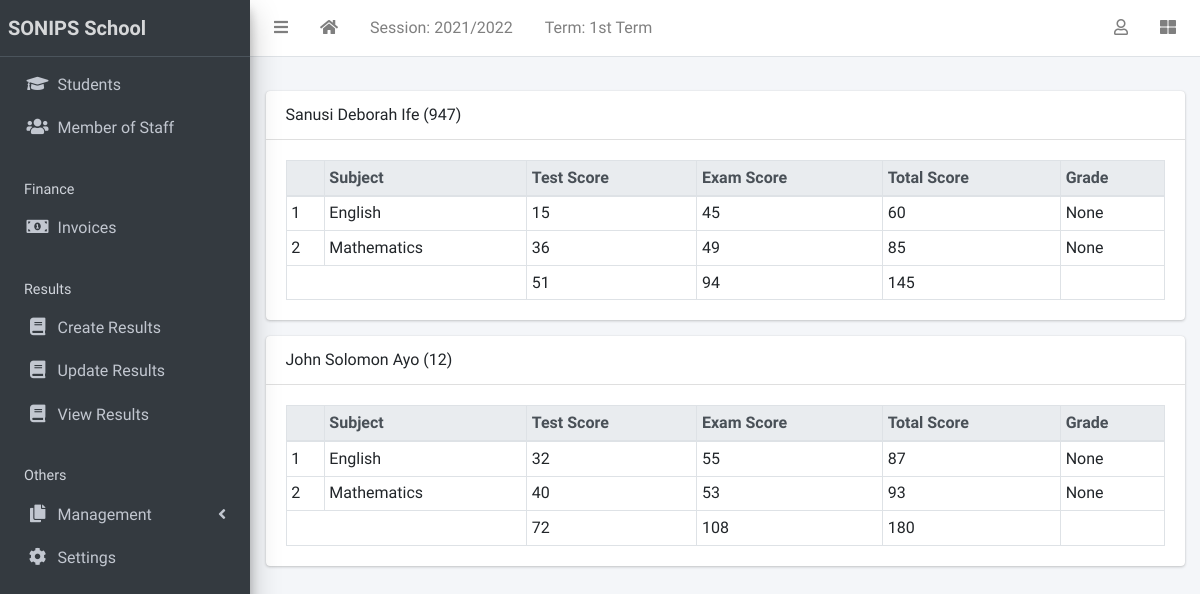
The page /result/view/all (signed in) on the database its author committed.
### apps/corecode/models.py (models this page shows, shortened)
class AcademicSession(models.Model):
    name = models.CharField(max_length=200, unique=True)
    current = models.BooleanField(default=True)
    class Meta:
        ordering = ["-name"]

class AcademicTerm(models.Model):
    name = models.CharField(max_length=20, unique=True)
    current = models.BooleanField(default=True)
    class Meta:
        ordering = ["name"]

class Subject(models.Model):
    name = models.CharField(max_length=200, unique=True)
    class Meta:
        ordering = ["name"]
    def __str__(self):
        return self.name

### apps/students/models.py (models this page shows, shortened)
class Student(models.Model):
    STATUS_CHOICES = [("active", "Active"), ("inactive", "Inactive")]
    GENDER_CHOICES = [("male", "Male"), ("female", "Female")]
    current_status = models.CharField(
        max_length=10, choices=STATUS_CHOICES, default="active"
    )
    registration_number = models.CharField(max_length=200, unique=True)
    surname = models.CharField(max_length=200)
    firstname = models.CharField(max_length=200)
    other_name = models.CharField(max_length=200, blank=True)
    gender = models.CharField(max_length=10, choices=GENDER_CHOICES, default="male")
    date_of_birth = models.DateField(default=timezone.now)
    current_class = models.ForeignKey(
        StudentClass, on_delete=models.SET_NULL, blank=True, null=True
    )
    date_of_admission = models.DateField(default=timezone.now)
    mobile_num_regex = RegexValidator(
        regex="^([0|\+[0-9]{1,5})?([0-9]{10})$", message="Entered mobile number isn't in a right format!"
    )
    parent_mobile_number = models.CharField(
        validators=[mobile_num_regex], max_length=13, blank=True
    )
    address = models.TextField(blank=True)
    others = models.TextField(blank=True)
    passport = models.ImageField(blank=True, upload_to="students/passports/")
    class Meta:
        ordering = ["surname", "firstname", "other_name"]
    def __str__(self):
        return f"{self.surname} {self.firstname} {self.other_name} ({self.registration_number})"

### apps/result/models.py (models this page shows, shortened)
class Result(models.Model):
    student = models.ForeignKey(Student, on_delete=models.CASCADE)
    session = models.ForeignKey(AcademicSession, on_delete=models.CASCADE)
    term = models.ForeignKey(AcademicTerm, on_delete=models.CASCADE)
    current_class = models.ForeignKey(StudentClass, on_delete=models.CASCADE)
    subject = models.ForeignKey(Subject, on_delete=models.CASCADE)
    test_score = models.IntegerField(default=0)
    exam_score = models.IntegerField(default=0)
    class Meta:
        ordering = ["subject"]
    def total_score(self):
        return self.test_score + self.exam_score
    def grade(self):
        return score_grade(self.total_score())

### apps/result/views.py (the view)
# urls.py: path("view/all", ResultListView.as_view(), name="view-results"),
class ResultListView(LoginRequiredMixin, View):
    def get(self, request, *args, **kwargs):
        results = Result.objects.filter(
            session=request.current_session, term=request.current_term
        )
        bulk = {}
        for result in results:
            test_total = 0
            exam_total = 0
            subjects = []
            for subject in results:
                if subject.student == result.student:
                    subjects.append(subject)
                    test_total += subject.test_score
                    exam_total += subject.exam_score
            bulk[result.student.id] = {
                "student": result.student,
                "subjects": subjects,
                "test_total": test_total,
                "exam_total": exam_total,
                "total_total": test_total + exam_total,
            }
        context = {"results": bulk}
        return render(request, "result/all_results.html", context)

### apps/corecode/context_processors.py (called while the page is built)
def site_defaults(request):
    current_session = AcademicSession.objects.get(current=True)
    current_term = AcademicTerm.objects.get(current=True)
    contexts = {
        "current_session": current_session.name,
        "current_term": current_term.name,
    }
    return contexts

### apps/result/utils.py (called while the page is built)
def score_grade(score):
    if score <= 10:
        return "A"

### apps/result/templates/result/all_results.html
{% extends 'base.html' %}
{% block fullcard %}
  {% for key, result in results.items %}
    <div class="card">
      <div class="card-header">
        {{result.student}}
      </div>
      <div class="card-body">
        <table class="table table-bordered table-sm">
          <thead class="thead-light">
            <tr>
              <th></th>
              <th>Subject</th>
              <th>Test Score</th>
              <th>Exam Score</th>
              <th>Total Score</th>
              <th>Grade</th>
            </tr>
          </thead>
          <tbody>
            {% for subject in result.subjects %}
              <tr>
                <td>{{ forloop.counter }}</td>
                <td>{{ subject.subject }}</td>
                <td>{{ subject.test_score }}</td>
                <td>{{ subject.exam_score }}</td>
                <td>{{ subject.total_score }}</td>
                <td>{{ subject.grade }}</td>
              </tr>
            {% endfor %}
          </tbody>
          <tfoot>
            <tr>
              <td colspan="2"></td>
              <td>{{ result.test_total }}</td>
              <td>{{ result.exam_total }}</td>
              <td>{{ result.total_total }}</td>
              <td></td>
            </tr>
          </tfoot>
        </table>
      </div>
    </div>
  {% endfor %}
{% endblock fullcard %}

### templates/base.html (shortened to what this page needs)
{% load static %}
<!DOCTYPE html>
<html lang="en">
<head>
  <link rel="stylesheet" href="{% static 'plugins/fontawesome-free/css/all.min.css' %}">
  <link rel="stylesheet" href="{% static 'plugins/toastr/toastr.min.css' %}">
  <link rel="stylesheet" href="{% static 'plugins/overlayScrollbars/css/OverlayScrollbars.min.css' %}">
  <link rel="stylesheet" href="{% static 'plugins/Datatables/datatables.min.css' %}" />
  <link rel="stylesheet" href="{% static 'dist/css/adminlte.min.css' %}">
</head>
<body
  class="hold-transition sidebar-mini layout-fixed layout-navbar-fixed layout-footer-fixed">
  <div class="wrapper">
    <nav class="main-header navbar navbar-expand navbar-white navbar-light">
      <ul class="navbar-nav">
        <li class="nav-item">
          <a class="nav-link" data-widget="pushmenu" href="#" role="button"><i
              class="fas fa-bars"></i></a>
        </li>
        <li class="nav-item d-none d-sm-inline-block">
          <a href="{% url 'home' %} " class="nav-link"><i class="fa fa-home"></i></a>
        </li>
        <li class="nav-item d-none d-sm-inline-block">
          <a href="{% url 'current-session' %}" class="nav-link">Session: {{ current_session }}</a>
        </li>
        <li class="nav-item d-none d-sm-inline-block">
          <a href="{% url 'current-session' %}" class="nav-link">Term: {{ current_term }}</a>
        </li>
      </ul>
      <ul class="navbar-nav ml-auto">
        <li class="nav-item dropdown">
          <a class="nav-link" data-toggle="dropdown" href="#">
            <i class="far fa-user"></i>
          </a>
        </li>
        <li class="nav-item">
          <a class="nav-link" data-widget="control-sidebar" data-slide="true"
            href="#" role="button"><i class="fas fa-th-large"></i></a>
        </li>
      </ul>
    </nav>
    <aside class="main-sidebar sidebar-dark-primary elevation-4">
      <a href="{% url 'home' %}" class="brand-link"><strong>SONIPS School</strong></a>
      <div class="sidebar">
        <nav class="mt-2">
          <ul class="nav nav-pills nav-sidebar flex-column"
            data-widget="treeview" role="menu" data-accordion="false">
            <li class="nav-item">
              <a href="{% url 'student-list' %}" class="nav-link">
                <i class="nav-icon fas fa-graduation-cap"></i>
                <p>
                  Students
                </p>
              </a>
            </li>
            <li class="nav-item">
              <a href="{% url 'staff-list' %}" class="nav-link">
                <i class="nav-icon fas fa-users"></i>
                <p>
                  Member of Staff
                </p>
              </a>
            </li>
            <li class="nav-header">Finance</li>
            <li class="nav-item">
              <a href="{% url 'invoice-list' %}" class="nav-link">
                <i class="nav-icon fas fa-money-bill-alt"></i>
                <p>
                  Invoices
                </p>
              </a>
            </li>
            <li class="nav-header">Results</li>
            <li class="nav-item">
              <a href="{% url 'create-result' %}" class="nav-link">
                <i class="nav-icon fa fa-book"></i>
                <p>
                  Create Results
                </p>
              </a>
            </li>
            <li class="nav-item">
              <a href="{% url 'edit-results' %}" class="nav-link">
                <i class="nav-icon fa fa-book"></i>
                <p>
                  Update Results
                </p>
              </a>
            </li>
            <li class="nav-item">
              <a href="{% url 'view-results' %}" class="nav-link">
                <i class="nav-icon fa fa-book"></i>
                <p>
                  View Results
                </p>
              </a>
            </li>
            <li class="nav-header">Others</li>
            <li class="nav-item has-treeview">
              <a href="#" class="nav-link">
                <i class="nav-icon fas fa-copy"></i>
                <p>
                  Management
                  <i class="fas fa-angle-left right"></i>
                </p>
              </a>
            </li>
            <li class="nav-item">
              <a href="#" class="nav-link">
                <i class="nav-icon fas fa-cog"></i>
                <p>
                  Settings
                </p>
              </a>
            </li>
          </ul>
        </nav>
      </div>
    </aside>
    <div class="content-wrapper">
      <section class="content-header">
      </section>
      <section class="content">
        <div class="container-fluid">
          <div class="row">
            <div class="col-md-12">
              {% block fullcard %}{% endblock fullcard %}
            </div>
          </div>
        </div>
      </section>
    </div>
  </div>
</body>
</html>

### rows shown on the page
AcademicSession: name "2021/2022"
AcademicTerm: name "1st Term"
Student: student "Sanusi Deborah Ife (947)", test_total "51", exam_total "94", total_total "145"
Result: subject "English", test_score "15", exam_score "45", total_score "60", grade "None"
Result: subject "Mathematics", test_score "36", exam_score "49", total_score "85", grade "None"
Student: student "John Solomon Ayo (12)", test_total "72", exam_total "108", total_total "180"
Result: subject "English", test_score "32", exam_score "55", total_score "87", grade "None"
Result: subject "Mathematics", test_score "40", exam_score "53", total_score "93", grade "None"
